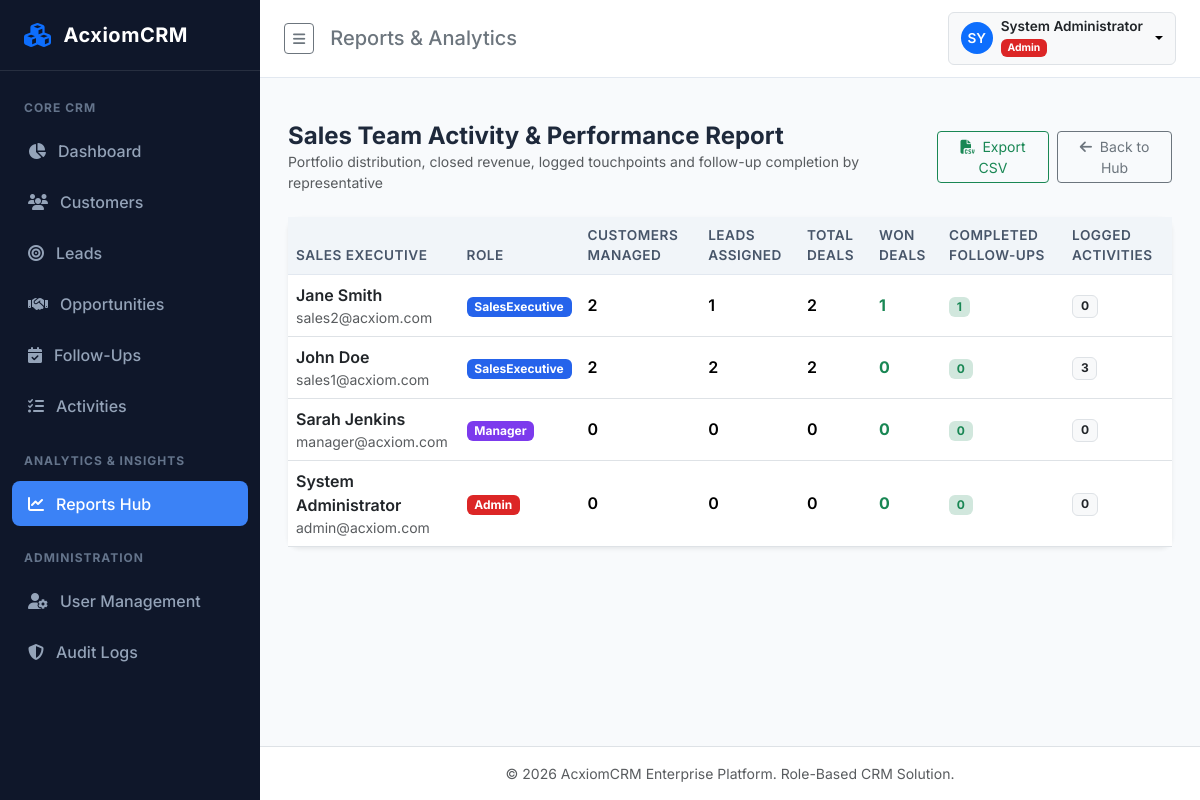
The page /reports/user-activity (signed in) on the database its author committed.
### app/models/user.py (models this page shows, shortened)
class User(UserMixin, db.Model):
    __tablename__ = 'users'
    id = db.Column(db.Integer, primary_key=True)
    name = db.Column(db.String(100), nullable=False)
    email = db.Column(db.String(120), unique=True, nullable=False, index=True)
    password_hash = db.Column(db.String(255), nullable=False)
    role = db.Column(db.String(50), nullable=False, default=Role.SALES_EXECUTIVE)
    is_active = db.Column(db.Boolean, default=True, nullable=False)
    failed_login_count = db.Column(db.Integer, default=0, nullable=False)
    lockout_end = db.Column(db.DateTime, nullable=True)
    created_date = db.Column(db.DateTime, default=lambda: datetime.now(timezone.utc), nullable=False)
    assigned_customers = db.relationship('Customer', foreign_keys='Customer.owner_id', backref='owner', lazy=True)
    assigned_leads = db.relationship('Lead', foreign_keys='Lead.assigned_to_id', backref='assigned_to', lazy=True)
    assigned_opportunities = db.relationship('Opportunity', foreign_keys='Opportunity.assigned_to_id', backref='assigned_to', lazy=True)
    assigned_followups = db.relationship('FollowUp', foreign_keys='FollowUp.assigned_to_id', backref='assigned_to', lazy=True)
    assigned_activities = db.relationship('Activity', foreign_keys='Activity.assigned_to_id', backref='assigned_to', lazy=True)
    audit_logs = db.relationship('AuditLog', backref='user', lazy=True)
    @property
    def is_admin(self):
        return self.role == Role.ADMIN
    @property
    def is_manager(self):
        return self.role == Role.MANAGER

### app/routes/report_routes.py (the view, shortened to what this page needs)
@report_bp.route('/user-activity')
@login_required
@roles_required(Role.ADMIN, Role.MANAGER)
def user_activity_report():
    users = User.query.filter(User.is_active == True).order_by(User.name).all()
    user_stats = []
    for u in users:
        cust_cnt = Customer.query.filter(Customer.owner_id == u.id).count()
        lead_cnt = Lead.query.filter(Lead.assigned_to_id == u.id).count()
        opp_cnt = Opportunity.query.filter(Opportunity.assigned_to_id == u.id).count()
        opp_won = Opportunity.query.filter(Opportunity.assigned_to_id == u.id, Opportunity.stage == OpportunityStage.WON).count()
        fu_cnt = FollowUp.query.filter(FollowUp.assigned_to_id == u.id, FollowUp.status == FollowUpStatus.COMPLETED).count()
        act_cnt = Activity.query.filter(Activity.assigned_to_id == u.id).count()
        user_stats.append({
            'user': u,
            'customers': cust_cnt,
            'leads': lead_cnt,
            'opportunities': opp_cnt,
            'won_deals': opp_won,
            'completed_followups': fu_cnt,
            'logged_activities': act_cnt
        })
    return render_template('reports/user_activity.html', user_stats=user_stats)

### app/__init__.py (called while the page is built)
@login_manager.user_loader
def load_user(user_id):
    return User.query.get(int(user_id))

### app/routes/auth_routes.py (called while the page is built, shortened)
def roles_required(*roles):
    def decorator(f):
        @wraps(f)
        def decorated_function(*args, **kwargs):
            if not current_user.is_authenticated:
                return redirect(url_for('auth.login', next=request.url))
            return f(*args, **kwargs)
        return decorated_function
    return decorator

### app/templates/reports/user_activity.html (shortened to what this page needs)
{% extends "base.html" %}
{% block header_title %}Reports & Analytics{% endblock %}
{% block content %}
<div class="container-fluid p-0">
    <div class="d-flex justify-content-between align-items-center mb-4">
        <div>
            <h4 class="fw-bold mb-0">Sales Team Activity & Performance Report</h4>
            <p class="text-muted small mb-0">Portfolio distribution, closed revenue, logged touchpoints and follow-up completion by representative</p>
        </div>
        <div class="d-flex gap-2">
            <a href="{{ url_for('reports.user_activity_report', export='csv') }}" class="btn btn-outline-success btn-sm">
                <i class="fa-solid fa-file-csv me-1"></i> Export CSV
            </a>
            <a href="{{ url_for('reports.hub') }}" class="btn btn-outline-secondary btn-sm">
                <i class="fa-solid fa-arrow-left me-1"></i> Back to Hub
            </a>
        </div>
    </div>
    <div class="card shadow-sm border-0">
        <div class="table-responsive">
            <table class="table align-middle table-hover mb-0">
                <thead>
                    <tr>
                        <th>Sales Executive</th>
                        <th>Role</th>
                        <th>Customers Managed</th>
                        <th>Leads Assigned</th>
                        <th>Total Deals</th>
                        <th>Won Deals</th>
                        <th>Completed Follow-Ups</th>
                        <th>Logged Activities</th>
                    </tr>
                </thead>
                <tbody>
                    {% for s in user_stats %}
                        <tr>
                            <td>
                                <div class="fw-semibold text-dark">{{ s['user'].name }}</div>
                                <div class="small text-muted">{{ s['user'].email }}</div>
                            </td>
                            <td>
                                <span class="badge {% if s['user'].is_admin %}badge-role-admin{% elif s['user'].is_manager %}badge-role-manager{% else %}badge-role-sales{% endif %}">
                                    {{ s['user'].role }}
                                </span>
                            </td>
                            <td class="fw-semibold">{{ s['customers'] }}</td>
                            <td class="fw-semibold">{{ s['leads'] }}</td>
                            <td class="fw-semibold">{{ s['opportunities'] }}</td>
                            <td class="fw-bold text-success">{{ s['won_deals'] }}</td>
                            <td><span class="badge bg-success-subtle text-success">{{ s['completed_followups'] }}</span></td>
                            <td><span class="badge bg-light text-dark border">{{ s['logged_activities'] }}</span></td>
                        </tr>
                    {% endfor %}
                </tbody>
            </table>
        </div>
    </div>
</div>
{% endblock %}

### app/templates/base.html (shortened to what this page needs)
<!DOCTYPE html>
<html lang="en">
<head>
    <link href="https://cdn.jsdelivr.net/npm/bootstrap@5.3.3/dist/css/bootstrap.min.css" rel="stylesheet">
    <link href="https://cdnjs.cloudflare.com/ajax/libs/font-awesome/6.5.1/css/all.min.css" rel="stylesheet">
    <link href="{{ url_for('static', filename='css/custom.css') }}" rel="stylesheet">
</head>
<body>
{% if current_user.is_authenticated %}
<div class="d-flex" id="wrapper">
    <div id="sidebar-wrapper">
        <div class="sidebar-brand">
            <i class="fa-solid fa-cubes text-primary fs-4"></i>
            <span>{{ app_name }}</span>
        </div>
        <div class="list-group list-group-flush pt-2">
            <div class="sidebar-heading">Core CRM</div>
            <div class="nav-item">
                <a href="{{ url_for('dashboard.index') }}" class="nav-link {% if request.endpoint == 'dashboard.index' %}active{% endif %}">
                    <i class="fa-solid fa-chart-pie w-20"></i> Dashboard
                </a>
            </div>
            <div class="nav-item">
                <a href="{{ url_for('customers.list_customers') }}" class="nav-link {% if 'customers.' in request.endpoint %}active{% endif %}">
                    <i class="fa-solid fa-users w-20"></i> Customers
                </a>
            </div>
            <div class="nav-item">
                <a href="{{ url_for('leads.list_leads') }}" class="nav-link {% if 'leads.' in request.endpoint %}active{% endif %}">
                    <i class="fa-solid fa-bullseye w-20"></i> Leads
                </a>
            </div>
            <div class="nav-item">
                <a href="{{ url_for('opportunities.list_opportunities') }}" class="nav-link {% if 'opportunities.' in request.endpoint %}active{% endif %}">
                    <i class="fa-solid fa-handshake w-20"></i> Opportunities
                </a>
            </div>
            <div class="nav-item">
                <a href="{{ url_for('followups.list_followups') }}" class="nav-link {% if 'followups.' in request.endpoint %}active{% endif %}">
                    <i class="fa-solid fa-calendar-check w-20"></i> Follow-Ups
                </a>
            </div>
            <div class="nav-item">
                <a href="{{ url_for('activities.list_activities') }}" class="nav-link {% if 'activities.' in request.endpoint %}active{% endif %}">
                    <i class="fa-solid fa-list-check w-20"></i> Activities
                </a>
            </div>
            <div class="sidebar-heading">Analytics & Insights</div>
            <div class="nav-item">
                <a href="{{ url_for('reports.hub') }}" class="nav-link {% if 'reports.' in request.endpoint %}active{% endif %}">
                    <i class="fa-solid fa-chart-line w-20"></i> Reports Hub
                </a>
            </div>
            {% if current_user.is_admin or current_user.is_manager %}
            <div class="sidebar-heading">Administration</div>
            {% if current_user.is_admin %}
            <div class="nav-item">
                <a href="{{ url_for('users.list_users') }}" class="nav-link {% if 'users.' in request.endpoint %}active{% endif %}">
                    <i class="fa-solid fa-user-gear w-20"></i> User Management
                </a>
            </div>
            {% endif %}
            <div class="nav-item">
                <a href="{{ url_for('audit.list_logs') }}" class="nav-link {% if 'audit.' in request.endpoint %}active{% endif %}">
                    <i class="fa-solid fa-shield-halved w-20"></i> Audit Logs
                </a>
            </div>
            {% endif %}
        </div>
    </div>
    <div id="page-content-wrapper">
        <nav class="top-navbar d-flex justify-content-between align-items-center">
            <div class="d-flex align-items-center gap-3">
                <button class="btn btn-outline-secondary btn-sm" id="sidebar-toggle" type="button">
                    <i class="fa-solid fa-bars"></i>
                </button>
                <h5 class="m-0 d-none d-md-block text-secondary">{% block header_title %}Overview{% endblock %}</h5>
            </div>
            <div class="d-flex align-items-center gap-3">
                <div class="dropdown">
                    <button class="btn btn-light dropdown-toggle d-flex align-items-center gap-2 border" type="button" data-bs-toggle="dropdown">
                        <div class="rounded-circle bg-primary text-white d-flex align-items-center justify-content-center" style="width: 32px; height: 32px; font-size: 0.85rem; font-weight: 600;">
                            {{ current_user.name[:2].upper() }}
                        </div>
                        <div class="text-start d-none d-sm-block">
                            <div class="fw-semibold text-dark" style="font-size: 0.85rem; line-height: 1.1;">{{ current_user.name }}</div>
                            <span class="badge {% if current_user.is_admin %}badge-role-admin{% elif current_user.is_manager %}badge-role-manager{% else %}badge-role-sales{% endif %}" style="font-size: 0.65rem;">
                                {{ current_user.role }}
                            </span>
                        </div>
                    </button>
                </div>
            </div>
        </nav>
        <div class="container-fluid px-4 pt-3">
        </div>
        <main class="main-content">
            {% block content %}{% endblock %}
        </main>
        <footer class="bg-white border-top py-3 px-4 text-center text-muted small mt-auto">
            &copy; {{ now.year }} {{ app_name }} Enterprise Platform. Role-Based CRM Solution.
        </footer>
    </div>
</div>
{% endif %}
</body>
</html>

### app/static/css/custom.css (style rules this page uses)
:root { --sidebar-width: 260px; --primary-color: #2563eb; --primary-hover: #1d4ed8; --secondary-color: #475569; --dark-sidebar: #0f172a; --sidebar-hover: #1e293b; --sidebar-active: #3b82f6; --bg-light: #f8fafc; --card-border: #e2e8f0; }
body { font-family: 'Inter', -apple-system, BlinkMacSystemFont, "Segoe UI", Roboto, sans-serif; background-color: var(--bg-light); color: #1e293b; overflow-x: hidden; }
#sidebar-wrapper { min-height: 100vh; width: var(--sidebar-width); background-color: var(--dark-sidebar); color: #cbd5e1; transition: all 0.3s ease; position: fixed; z-index: 1030; }
#sidebar-wrapper .sidebar-brand { padding: 1.25rem 1.5rem; font-size: 1.25rem; font-weight: 700; letter-spacing: 0.5px; color: #fff; border-bottom: 1px solid rgba(255, 255, 255, 0.1); display: flex; align-items: center; gap: 0.75rem; }
#sidebar-wrapper .nav-item { margin: 0.2rem 0.75rem; }
#sidebar-wrapper .nav-link { color: #94a3b8; padding: 0.65rem 1rem; border-radius: 0.5rem; font-weight: 500; display: flex; align-items: center; gap: 0.75rem; transition: all 0.2s; }
#sidebar-wrapper .nav-link.active { color: #fff; background-color: var(--sidebar-active); }
#sidebar-wrapper .sidebar-heading { font-size: 0.75rem; text-transform: uppercase; letter-spacing: 1px; color: #64748b; padding: 1.25rem 1.5rem 0.5rem; font-weight: 700; }
#page-content-wrapper { margin-left: var(--sidebar-width); min-height: 100vh; display: flex; flex-direction: column; transition: all 0.3s ease; }
.top-navbar { background: #ffffff; border-bottom: 1px solid var(--card-border); padding: 0.75rem 1.5rem; position: sticky; top: 0; z-index: 1020; }
.main-content { flex: 1; padding: 1.75rem; }
.card { border: 1px solid var(--card-border); border-radius: 0.75rem; box-shadow: 0 1px 3px 0 rgba(0, 0, 0, 0.05); background-color: #ffffff; }
.badge-role-admin { background-color: #dc2626; color: white; }
.badge-role-manager { background-color: #7c3aed; color: white; }
.badge-role-sales { background-color: #2563eb; color: white; }
.table thead th { background-color: #f1f5f9; color: #475569; font-weight: 600; font-size: 0.85rem; text-transform: uppercase; letter-spacing: 0.5px; border-bottom: 1px solid var(--card-border); }

### rows shown on the page
User: name "SY", name "System Administrator", role "Admin", user.name "System Administrator", user.email "admin@acxiom.com", user.role "Admin"
User: user.name "Jane Smith", user.email "sales2@acxiom.com", user.role "SalesExecutive", customers "2", leads "1", opportunities "2", won_deals "1", completed_followups "1", logged_activities "0", user.name "Sarah Jenkins", user.email "manager@acxiom.com", user.role "Manager"
User: user.name "John Doe", user.email "sales1@acxiom.com", user.role "SalesExecutive"

### other values the page prints
{{ app_name }} "AcxiomCRM"
{{ s['customers'] }} "2" "0" "0"
{{ s['leads'] }} "2" "0" "0"
{{ s['opportunities'] }} "2" "0" "0"
{{ s['won_deals'] }} "0" "0" "0"
{{ s['completed_followups'] }} "0" "0" "0"
{{ s['logged_activities'] }} "3" "0" "0"
